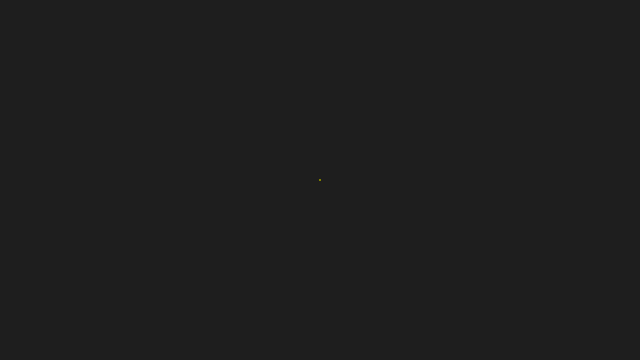
Frame 1 (no input)
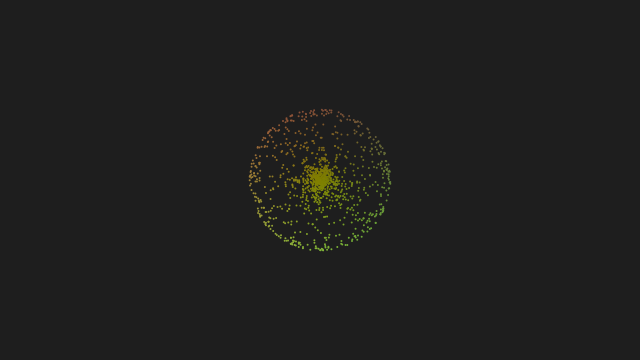
Frame 60 (no input)
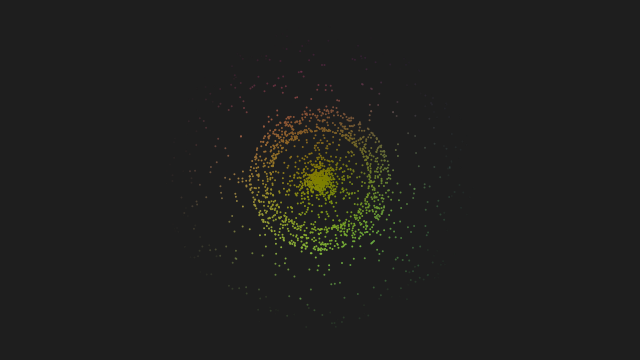
Frame 120 (the mouse pressed at the canvas centre since frame 60)

The p5.js sketch that drew these frames (run headless with seeded random() and noise() and a simulated clock; from frame 60 on, the mouse is pressed at the canvas centre):

// p5.js sketch
// ── sketch.js
let p;
let particles = [];
function setup() {
  createCanvas(640, 360);
  angleMode(DEGREES)
}

function draw() {
  background(30);
  // translate(width/2, height/2)
  for (let i = 0; i < 20; i++) {
    particles.push(new Particle());
  }

  for (let i = 0; i < particles.length; i++) {
    if (particles[i].alpha > 0) {
      particles[i].draw();
      particles[i].update();
    } else {
      particles.splice(i, 1);
    }
    for (let i = particles.length - 1; i > 0; i--) {
      if(particles[i].edges()){
         particles.splice(i, 1);

      }
    }
  }
 
}

function windowResized() {
  resizeCanvas(640, 360);
}

// ── particle.js
class Particle {
  constructor() {
    this.pos = createVector(width / 2, height / 2);
    this.vel = createVector(0, 0);
    this.acc = p5.Vector.random2D().normalize();
    this.r = map(this.pos.x, 0, width, 255, 0);
    this.g = map(this.pos.y, 0, height, 0, 255);
    this.b = map(
      dist(width / 2, height / 2, this.pos.x, this.pos.y),
      0,
      width / 2,
      0,
      255
    );

    this.alpha = 255;
  }
  update() {
    let m = map(sin(frameCount * 6), -1, 1, 0.4, 0.6);
    this.acc.mult(m);
    this.vel.add(this.acc);
    this.pos.add(this.vel);

    this.r = map(this.pos.x, 0, width, 255, 0);
    this.g = map(this.pos.y, 0, height, 0, 255);
    this.b = map(
      dist(width / 2, height / 2, this.pos.x, this.pos.y),
      0,
      width / 2,
      0,
      255
    );

    if (dist(width / 2, height / 2, this.pos.x, this.pos.y) > 80) {
      this.alpha -= 5;
    }
  }
  edges() {
    if (
      this.pos.x > width ||
      this.pos.x < 0 ||
      this.pos.y > height ||
      this.pos.y < 0
    ) {
      return true;
    }
  }
  draw() {
    noStroke();
    fill(this.r, this.g, this.b, this.alpha);
    ellipse(this.pos.x, this.pos.y, 2);
  }
}

// ── styles.css
body {
  margin: 0;
  padding: 0;
  box-sizing: border-box;
  background-color: black;
  height: 100vh;
  overflow: hidden;
  position: relative;
  text-align: center;
}

canvas {
  position: absolute;
  left: 50%;
  top: 50%;
  transform: translate(-50%, -50%);
}
